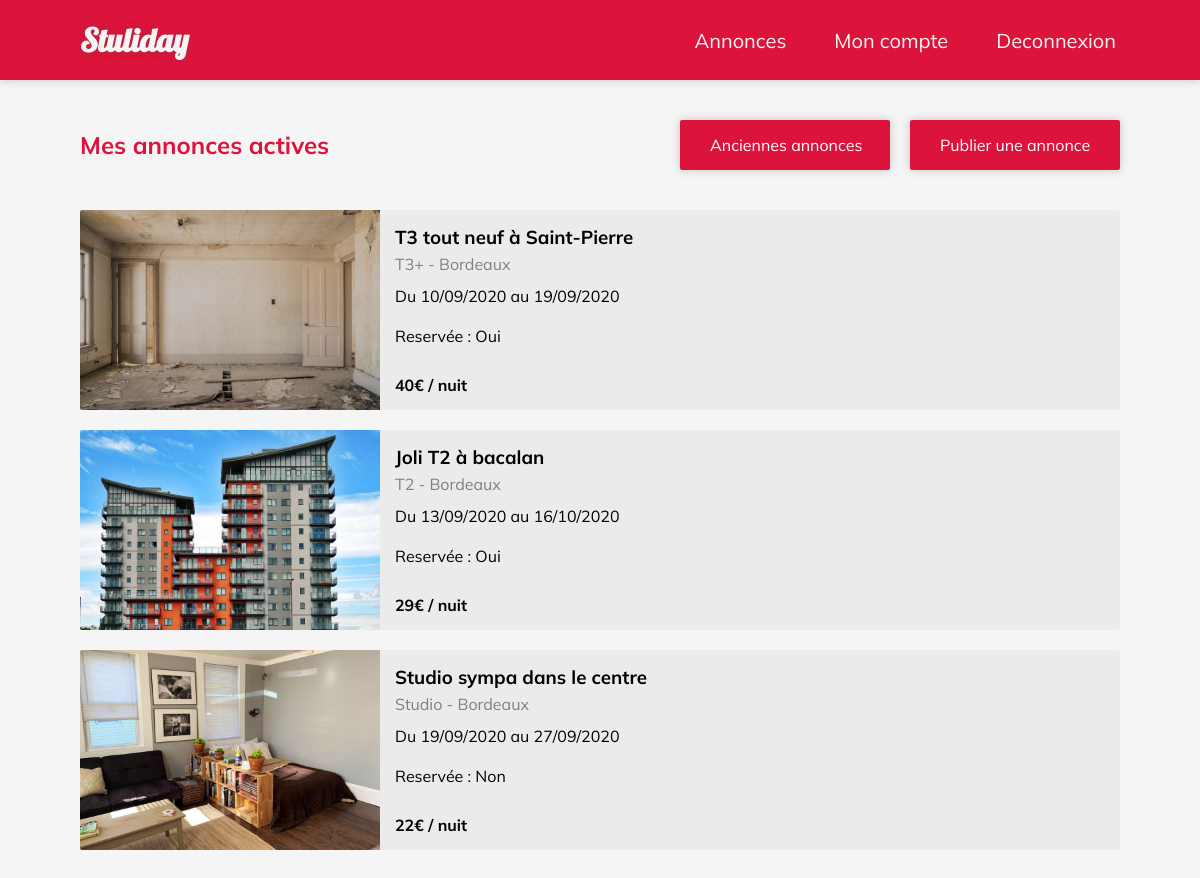
Screenshot of /mes-annonces.php (signed in) with the database file from the repository.
### tables this page shows
CREATE TABLE IF NOT EXISTS `annonces` (
  `id` int(11) NOT NULL AUTO_INCREMENT,
  `author` int(11) NOT NULL,
  `title` varchar(50) DEFAULT NULL,
  `description` text,
  `city` varchar(50) DEFAULT NULL,
  `category` varchar(50) DEFAULT NULL,
  `image_url` varchar(255) DEFAULT NULL,
  `address` varchar(255) DEFAULT NULL,
  `booked` tinyint(1) NOT NULL DEFAULT '0',
  `price` int(255) DEFAULT NULL,
  `start_date` date DEFAULT NULL,
  `end_date` date DEFAULT NULL,
  `publish_date` timestamp NOT NULL DEFAULT CURRENT_TIMESTAMP,
  PRIMARY KEY (`id`),
  KEY `author` (`author`) USING BTREE
);

### inc/functions.php (the view, shortened to what this page needs)
<?php
function displayDate($date) {
    return join('/', array_reverse(explode('-', $date)));
}
                    ?>
                    <?php
function displayMyAnnonces() {
    global $db;
    if ($db) {
        $id = $_SESSION['id'];
        if (isset($_GET['old'])) {
            $sql = "SELECT * FROM annonces WHERE DATE(end_date) < DATE(NOW()) AND author = $id";
        } else {
            $sql = "SELECT * FROM annonces WHERE DATE(end_date) >= DATE(NOW()) AND author = $id";
        }
        if ($sth = $db->query($sql)) {
            if ($annonces = $sth->fetchAll(PDO::FETCH_ASSOC)) {
                foreach($annonces as $annonce) {
                    ?>
                    <article class="annonce-article">
                        <?php $old = isset($_GET['old']) ? '&old' : '' ?>
                        <a href="mon-annonce.php?id=<?= $annonce['id'].$old ?>">
                            <img src="<?= 'assets/uploads/'.$annonce['image_url'] ?>" alt="">
                            <div>
                                <h3><?= $annonce['title'] ?></h3>
                                <span class="infos"><?= $annonce['category'].' - '.$annonce['city']?></span>
                                <p><?= 'Du '.displayDate($annonce['start_date']).' au '.displayDate($annonce['end_date'])?></p>
                                <p><?= isset($_GET['old']) ? 'A été reservée' : 'Reservée' ?> : <?= $annonce['booked'] ? 'Oui' : 'Non' ?></p>
                                <span class="price"><?= $annonce['price'].'€ / nuit'?></span>
                            </div>
                        </a>
                    </article>
                    <?php
                }
            } else {
                if (isset($_GET['old'])) {
                    $message = "<p>Vous n'avez pas d'anciennes annonces.";
                } else {
                    $message = "<p>Vous n'avez pas d'annonce active en ce moment.";
                }
            }
        } else {
            $message = "<p class='error'>Une erreur s'est produite : impossible de charger vos annonces. Veuillez réessayer ultérieurement.</p>";
        }
    } else {
        $message = "<p class='error'>Une erreur s'est produite, impossible de charger vos annonces. Veuillez réessayer ultérieurement.</p>";
    }
}
?>

### assets/head.php (shortened to what this page needs)
<!DOCTYPE html>
<html lang="fr">
<head>
    <link rel="stylesheet" href="assets/css/style.css">
</head>
<body>

### assets/nav.php (shortened to what this page needs)
<header>
    <div class="background"></div>
    <h1><a href="index.php">Stuliday</a></h1>
    <nav>
        <ul>
            <li><a href="annonces.php">Annonces</a></li>
            <?php if (isset($_SESSION['id'])): ?>
            <li><a href="account.php">Mon compte</a></li>
            <li><a href="?logout">Deconnexion</a></li>
            <?php else: ?>
            <li><a href="login.php">Connexion</a></li>
            <?php endif; ?>
        </ul>
    </nav>
</header>
<main>

### mes-annonces.php
<?php
require 'inc/connect.php';
require 'inc/functions.php';
require 'assets/head.php';
require 'assets/nav.php';
?>
<section>
    <div class="title-row">
        <div class="title-menu">
            <?php if (isset($_SESSION['id'])) {
                if (isset($_GET['old'])): ?>
                <a class="main-button" href="mes-annonces">Annonces actives</a>
                <?php else: ?>
                <a class="main-button" href="?old">Anciennes annonces</a>
                <?php endif; ?>
            <a class="main-button" href="publier-annonce.php">Publier une annonce</a>
            <?php } ?>
        </div>
        <?php if (isset($_GET['old'])): ?>
        <h2>Mes anciennes annonces</h2>
        <?php else: ?>
        <h2>Mes annonces actives</h2>
        <?php endif; ?>
    </div>
    <?php
    if (isset($_SESSION['id'])):
    ?>
    <div id="annonces">
        <?= displayMyAnnonces(); ?>
    </div>
    <?php else: ?>
    <p>Connectez-vous pour voir vos annonces publiées.</p>
    <?php endif; ?>
</section>
<?php
require 'assets/footer.php';
?>

### assets/footer.php
</main>
</body>
</html>

### rows the page displays
annonces: image_url (picture), title "T3 tout neuf à Saint-Pierre", category "T3+", city "Bordeaux", start_date "10/09/2020", end_date "19/09/2020", booked "Oui", price "40"
annonces: image_url (picture), title "Joli T2 à bacalan", category "T2", city "Bordeaux", start_date "13/09/2020", end_date "16/10/2020", booked "Oui", price "29"
annonces: image_url (picture), title "Studio sympa dans le centre", category "Studio", city "Bordeaux", start_date "19/09/2020", end_date "27/09/2020", booked "Non", price "22"
